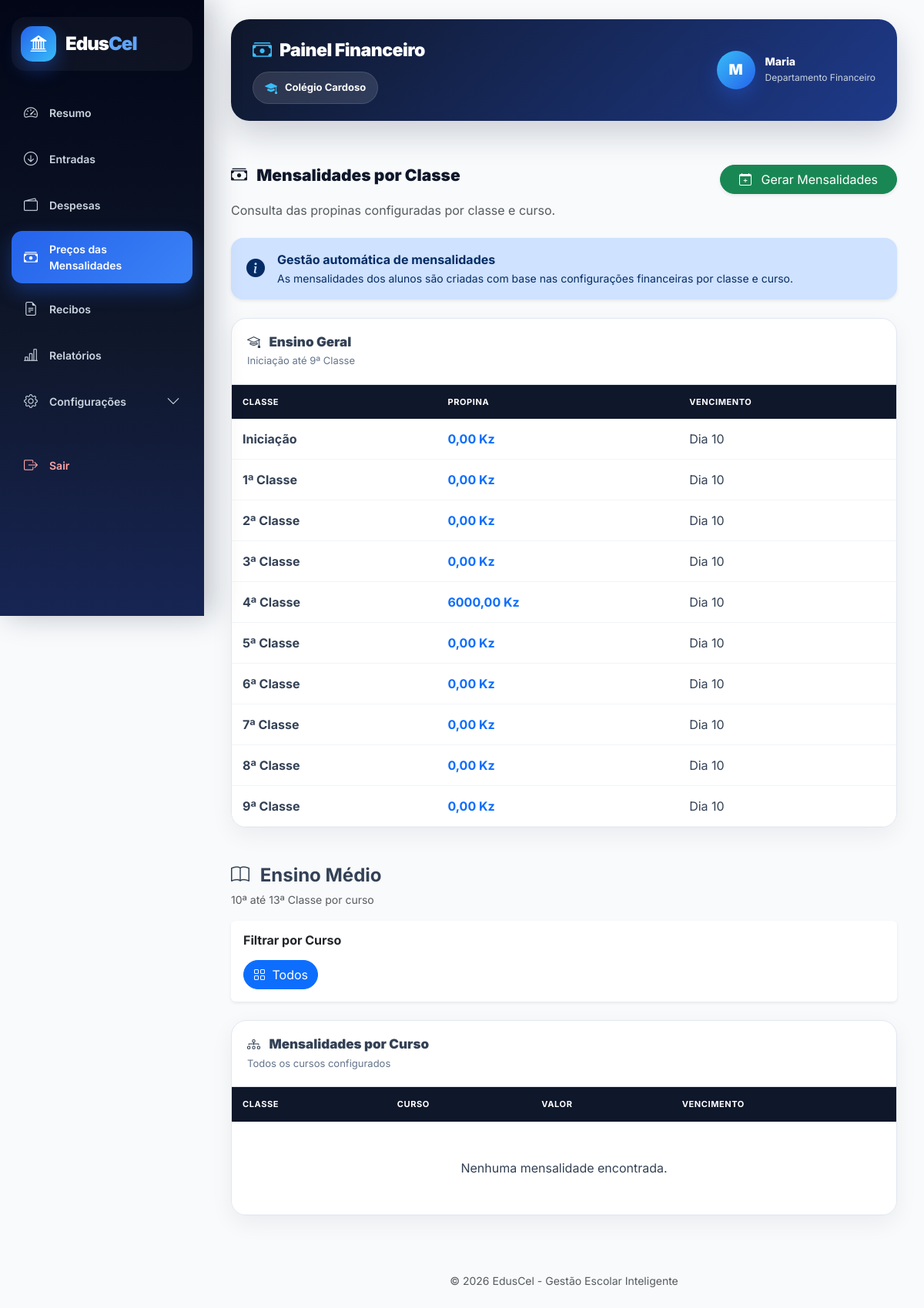
Page /financeiro/mensalidades-por-classe/ (signed in) on the committed database.
### users/models.py (models this page shows, shortened)
class User(AbstractUser):
    ROLE_CHOICES = (
        ("SUPERADMIN", "Super Admin"),
        ("DIRETOR", "Diretor"),
        ("DIRETOR_PEDAGOGICO", "Diretor Pedagógico"),
        ("PROFESSOR", "Professor"),
        ("ALUNO", "Aluno"),
        ("FINANCEIRO", "Financeiro"),
        ("SECRETARIA", "Secretaria"),
    )
    role = models.CharField(
        max_length=25,
        choices=ROLE_CHOICES,
        default="ALUNO",
        verbose_name="Perfil"
    )
    ativo = models.BooleanField(
        default=True,
        verbose_name="Ativo"
    )
    escola = models.ForeignKey(
        "academic.Escola",
        on_delete=models.CASCADE,
        null=True,
        blank=True,
        related_name="usuarios",
        verbose_name="Escola"
    )
    telefone = models.CharField(
        max_length=20,
        unique=True,
        null=True,
        blank=True,
        verbose_name="Telefone"
    )
    telefone_verificado = models.BooleanField(
        default=False,
        verbose_name="Telefone Verificado"
    )
    email_verificado = models.BooleanField(
        default=False,
        verbose_name="Email Verificado"
    )
    criado_em = models.DateTimeField(
        auto_now_add=True,
        verbose_name="Criado em"
    )
    tentativas_login = models.PositiveIntegerField(
        default=0
    )
    bloqueado_ate = models.DateTimeField(
        null=True,
        blank=True
    )
    otp_codigo = models.CharField(
        max_length=128,
        null=True,
        blank=True,
        verbose_name="OTP"
    )
    otp_expira_em = models.DateTimeField(
        null=True,
        blank=True,
        verbose_name="Expira em"
    )
    otp_tentativas = models.PositiveIntegerField(
        default=0,
        verbose_name="Tentativas OTP"
    )
    ultimo_envio_otp = models.DateTimeField(
        null=True,
        blank=True,
        verbose_name="Último envio OTP"
    )
    objects = UserManager()

### academic/models.py (models this page shows, shortened)
class Escola(models.Model):
    nome = models.CharField(
        "Nome da Escola",
        max_length=255
    )
    codigo = models.CharField(
        "Código da Escola",
        max_length=10,
        unique=True,
        blank=True,
        help_text="Código usado no login da escola"
    )
    logo = models.ImageField(
        upload_to='logos_escolas/',
        blank=True,
        null=True
    )
    endereco = models.CharField(
        "Endereço",
        max_length=255
    )
    provincia = models.CharField(
        "Província",
        max_length=100,
        blank=True,
        null=True
    )
    municipio = models.CharField(
        "Município",
        max_length=100,
        blank=True,
        null=True
    )
    telefone = models.CharField(
        "Telefone",
        max_length=20
    )
    nif = models.CharField(
        "NIF",
        max_length=14,
        blank=True,
        null=True,
        help_text="Número de Identificação Fiscal da escola"
    )
    email = models.EmailField(
        "Email da Escola",
        max_length=254,
        blank=True,
        null=True,
        help_text="Email oficial da escola"
    )
    plano = models.ForeignKey(
        "Plano",
        on_delete=models.SET_NULL,
        null=True,
        blank=True,
        related_name="escolas",
        verbose_name="Plano"
    )
    data_expiracao = models.DateField(
        "Data de Expiração do Plano",
        null=True,
        blank=True
    )
    ativo = models.BooleanField(
        "Ativo",
        default=True
    )
    criada_em = models.DateTimeField(
        "Criada em",
        auto_now_add=True
    )
    class Meta:
        verbose_name = "Escola"
        verbose_name_plural = "Escolas"
        ordering = ["nome"]

class ConfiguracaoMensalidade(models.Model):
    CLASSES = [
        ("0", "Iniciação"),
        ("1", "1ª Classe"),
        ("2", "2ª Classe"),
        ("3", "3ª Classe"),
        ("4", "4ª Classe"),
        ("5", "5ª Classe"),
        ("6", "6ª Classe"),
        ("7", "7ª Classe"),
        ("8", "8ª Classe"),
        ("9", "9ª Classe"),
        ("10", "10ª Classe"),
        ("11", "11ª Classe"),
        ("12", "12ª Classe"),
        ("13", "13ª Classe"),
    ]
    escola = models.ForeignKey(
        Escola,
        on_delete=models.CASCADE,
        related_name="configuracoes_mensalidades"
    )
    curso = models.ForeignKey(
        "Curso",
        on_delete=models.SET_NULL,
        null=True,
        blank=True,
        related_name="configuracoes_mensalidades",
        verbose_name="Curso"
    )
    classe = models.CharField(
        max_length=10,
        choices=CLASSES,
        verbose_name="Classe"
    )
    ordem = models.PositiveIntegerField(
        default=0
    )
    valor = models.DecimalField(
        max_digits=10,
        decimal_places=2,
        default=0
    )
    dia_vencimento = models.PositiveIntegerField(
        default=10
    )
    aplicar_multa = models.BooleanField(
        default=False
    )
    dias_tolerancia = models.PositiveIntegerField(
        default=5
    )
    valor_multa = models.DecimalField(
        max_digits=10,
        decimal_places=2,
        default=0
    )
    percentual_juros = models.DecimalField(
        max_digits=5,
        decimal_places=2,
        default=0
    )
    percentual_desconto = models.DecimalField(
        max_digits=5,
        decimal_places=2,
        default=0
    )
    ativo = models.BooleanField(
        default=True
    )
    observacao = models.TextField(
        blank=True,
        null=True
    )
    criado_em = models.DateTimeField(
        auto_now_add=True
    )
    atualizado_em = models.DateTimeField(
        auto_now=True
    )
    class Meta:
        verbose_name = (
            "Configuração de Mensalidade"
        )
        verbose_name_plural = (
            "Configurações de Mensalidades"
        )
        ordering = [
            "ordem",
            "classe",
            "curso__nome"
        ]
        constraints = [
            models.UniqueConstraint(
                fields=[
                    "escola",
                    "curso",
                    "classe"
                ],
                name=
                "unique_config_mensalidade_escola_curso_classe"
            )
        ]

### core/views.py (the view)
# urls.py: path("financeiro/mensalidades-por-classe/", views.mensalidades_por_classe, name="mensalidades_por_classe"),
@login_required
def mensalidades_por_classe(request):
    escola = request.user.escola
    if not escola:
        messages.error(
            request,
            "Escola não encontrada."
        )
        return redirect("dashboard_financeiro")
    from academic.models import (
        ConfiguracaoMensalidade,
        Curso
    )
    curso_id = request.GET.get("curso")
    curso_selecionado = None
    if curso_id:
        curso_selecionado = Curso.objects.filter(
            id=curso_id,
            escola=escola
        ).first()
    mensalidades = ConfiguracaoMensalidade.objects.filter(
        escola=escola,
        ativo=True
    ).select_related(
        "curso"
    )
    ensino_geral = mensalidades.filter(
        classe__in=[
            "0",
            "1",
            "2",
            "3",
            "4",
            "5",
            "6",
            "7",
            "8",
            "9"
        ]
    )
    ensino_medio = mensalidades.filter(
        classe__in=[
            "10",
            "11",
            "12",
            "13"
        ]
    )
    if curso_selecionado:
        ensino_medio = ensino_medio.filter(
            curso_id=curso_selecionado.id
        )
    cursos = Curso.objects.filter(
        escola=escola,
        configuracoes_mensalidades__isnull=False,
        configuracoes_mensalidades__ativo=True
    ).distinct().order_by(
        "nome"
    )
    contexto = {
        "ensino_geral":
            ensino_geral,
        "ensino_medio":
            ensino_medio,
        "cursos":
            cursos,
        "curso_selecionado":
            curso_selecionado,
    }
    return render(
        request,
        "financeiro/mensalidades_por_classe.html",
        contexto
    )

### core/templates/financeiro/mensalidades_por_classe.html (shortened to what this page needs)
{% extends "base_financeiro.html" %}
{% block content %}
<div class="d-flex justify-content-between align-items-center flex-wrap gap-3 mb-4">
<div>
<div class="section-title">
<i class="bi bi-cash-stack me-2"></i>
Mensalidades por Classe
</div>
<p class="text-muted mb-0">
Consulta das propinas configuradas por classe e curso.
</p>
</div>
<div>
<a href="{% url 'gerar_mensalidades' %}"
class="btn btn-success rounded-pill px-4 shadow-sm">
<i class="bi bi-calendar-plus me-2"></i>
Gerar Mensalidades
</a>
</div>
</div>
<div class="alert alert-primary border-0 shadow-sm rounded-4 mb-4">
<div class="d-flex align-items-center">
<i class="bi bi-info-circle-fill fs-4 me-3"></i>
<div>
<strong>
Gestão automática de mensalidades
</strong>
<br>
<span class="small">
As mensalidades dos alunos são criadas com base nas configurações
financeiras por classe e curso.
</span>
</div>
</div>
</div>
<div class="table-container mb-5">
<div class="header">
<h5>
<i class="bi bi-mortarboard me-2"></i>
Ensino Geral
</h5>
<p>
Iniciação até 9ª Classe
</p>
</div>
<div class="table-responsive">
<table class="table mb-0">
<thead>
<tr>
<th>
Classe
</th>
<th>
Propina
</th>
<th>
Vencimento
</th>
</tr>
</thead>
<tbody>
{% for item in ensino_geral %}
<tr>
<td>
<strong>
{{ item.get_classe_display }}
</strong>
</td>
<td>
<span class="fw-bold text-primary">
{{ item.valor|floatformat:2 }} Kz
</span>
</td>
<td>
Dia {{ item.dia_vencimento }}
</td>
</tr>
{% endfor %}
</tbody>
</table>
</div>
</div>
<div class="d-flex justify-content-between align-items-center mb-3">
<div>
<h4 class="fw-bold mb-1">
<i class="bi bi-book me-2"></i>
Ensino Médio
</h4>
<small class="text-muted">
10ª até 13ª Classe por curso
</small>
</div>
</div>
<div class="card border-0 shadow-sm mb-4">
<div class="card-body">
<h6 class="fw-bold mb-3">
Filtrar por Curso
</h6>
<div class="d-flex flex-wrap gap-2">
<a href="{% url 'mensalidades_por_classe' %}"
class="btn rounded-pill
{% if not curso_selecionado %}
btn-primary
{% else %}
btn-outline-primary
{% endif %}
">
<i class="bi bi-grid me-1"></i>
Todos
</a>
</div>
</div>
</div>
<div class="table-container">
<div class="header">
<h5>
<i class="bi bi-diagram-3 me-2"></i>
Mensalidades por Curso
</h5>
<p>
{% if curso_selecionado %}
Visualizando:
<strong>
{{ curso_selecionado.nome }}
</strong>
{% else %}
Todos os cursos configurados
{% endif %}
</p>
</div>
<div class="table-responsive">
<table class="table mb-0">
<thead>
<tr>
<th>
Classe
</th>
<th>
Curso
</th>
<th>
Valor
</th>
<th>
Vencimento
</th>
</tr>
</thead>
<tbody>
{% for item in ensino_medio %}
<tr>
<td>
<strong>
{{ item.get_classe_display }}
</strong>
</td>
<td>
{{ item.curso.nome }}
</td>
<td>
<span class="fw-bold text-success">
{{ item.valor|floatformat:2 }} Kz
</span>
</td>
<td>
Dia {{ item.dia_vencimento }}
</td>
</tr>
{% empty %}
<tr>
<td colspan="4"
class="text-center py-5">
Nenhuma mensalidade encontrada.
</td>
</tr>
{% endfor %}
</tbody>
</table>
</div>
</div>
{% endblock %}

### core/templates/base_financeiro.html (shortened to what this page needs)
<!DOCTYPE html>
<html lang="pt">
<head>
<link
href="https://cdn.jsdelivr.net/npm/bootstrap@5.3.3/dist/css/bootstrap.min.css"
rel="stylesheet">
<link
href="https://cdn.jsdelivr.net/npm/bootstrap-icons@1.11.3/font/bootstrap-icons.css"
rel="stylesheet">
</head>
<body>
<aside class="sidebar" id="sidebar">
<div class="logo-box">
<div class="logo-icon">
<i class="bi bi-bank2"></i>
</div>
<div class="logo-text">
Edus<span>Cel</span>
</div>
</div>
<ul class="menu">
<li class="menu-item">
<a href="{% url 'dashboard_financeiro' %}"
class="menu-link
">
<i class="bi bi-speedometer2"></i>
Resumo
</a>
</li>
<li class="menu-item">
<a href="{% url 'entradas_financeiro' %}"
class="menu-link
">
<i class="bi bi-arrow-down-circle"></i>
Entradas
</a>
</li>
<li class="menu-item">
<a href="{% url 'lista_despesas' %}"
class="menu-link
">
<i class="bi bi-wallet2"></i>
Despesas
</a>
</li>
<li class="menu-item">
<a href="{% url 'mensalidades_por_classe' %}"
class="menu-link
{% if request.resolver_match.url_name == 'mensalidades_por_classe' %}
active
{% endif %}
">
<i class="bi bi-cash-stack"></i>
Preços das Mensalidades
</a>
</li>
<li class="menu-item">
<a href="{% url 'recibos_financeiro' %}"
class="menu-link
">
<i class="bi bi-file-earmark-text"></i>
Recibos
</a>
</li>
<li class="menu-item">
<a href="{% url 'relatorios_financeiro' %}"
class="menu-link
">
<i class="bi bi-bar-chart-line"></i>
Relatórios
</a>
</li>
<li class="menu-item">
<a class="menu-link"
data-bs-toggle="collapse"
href="#configFinanceiro">
<i class="bi bi-gear"></i>
Configurações
<i class="bi bi-chevron-down ms-auto"></i>
</a>
</li>
<li class="menu-item logout">
<a href="{% url 'logout' %}"
class="menu-link">
<i class="bi bi-box-arrow-right"></i>
Sair
</a>
</li>
</ul>
</aside>
<main class="main">
<div class="topbar">
<div class="topbar-left">
<div class="topbar-title">
<i class="bi bi-cash-stack"></i>
<h3>
Painel Financeiro
</h3>
</div>
<div class="school-box">
<i class="bi bi-mortarboard-fill"></i>
<span>
{% if request.user.escola %}
{{ request.user.escola.nome }}
{% else %}
Gestão Financeira Escolar
{% endif %}
</span>
</div>
</div>
<div class="user-area">
<div class="avatar">
{% if request.user.get_full_name %}
{{ request.user.get_full_name|first|upper }}
{% else %}
{{ request.user.username|first|upper }}
{% endif %}
</div>
<div class="user-info">
<strong>
{% if request.user.get_full_name %}
{{ request.user.get_full_name }}
{% else %}
{{ request.user.username }}
{% endif %}
</strong>
<small>
Departamento Financeiro
</small>
</div>
</div>
</div>
<div class="content-area">
{% block content %}
{% endblock %}
</div>
<footer class="text-center py-4 mt-5">
<span class="text-muted small">
© <span id="anoAtual"></span>
EdusCel - Gestão Escolar Inteligente
</span>
</footer>
</main>
</body>
</html>

### rows in the picture
User: user.escola.nome "Colégio Cardoso", user.get_full_name|first "M", user.get_full_name "Maria"
ConfiguracaoMensalidade: classe "Iniciação", valor "0,00", dia_vencimento "10"
ConfiguracaoMensalidade: classe "1ª Classe", valor "0,00", dia_vencimento "10"
ConfiguracaoMensalidade: classe "2ª Classe", valor "0,00", dia_vencimento "10"
ConfiguracaoMensalidade: classe "3ª Classe", valor "0,00", dia_vencimento "10"
ConfiguracaoMensalidade: classe "4ª Classe", valor "6000,00", dia_vencimento "10"
ConfiguracaoMensalidade: classe "5ª Classe", valor "0,00", dia_vencimento "10"
ConfiguracaoMensalidade: classe "6ª Classe", valor "0,00", dia_vencimento "10"
ConfiguracaoMensalidade: classe "7ª Classe", valor "0,00", dia_vencimento "10"
ConfiguracaoMensalidade: classe "8ª Classe", valor "0,00", dia_vencimento "10"
ConfiguracaoMensalidade: classe "9ª Classe", valor "0,00", dia_vencimento "10"
